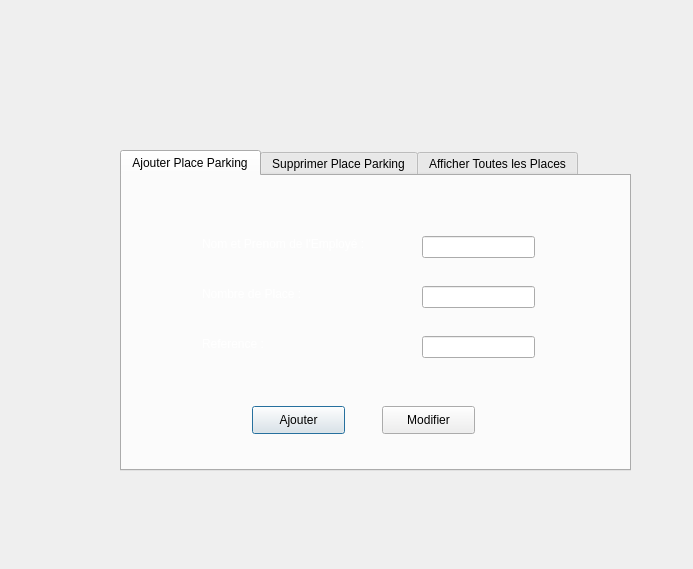
<?xml version="1.0" encoding="UTF-8"?>
<ui version="4.0">
 <class>parking</class>
 <widget class="QDialog" name="parking">
  <property name="geometry">
   <rect>
    <x>0</x>
    <y>0</y>
    <width>693</width>
    <height>569</height>
   </rect>
  </property>
  <property name="windowTitle">
   <string>Dialog</string>
  </property>
  <widget class="QLabel" name="label">
   <property name="geometry">
    <rect>
     <x>0</x>
     <y>0</y>
     <width>701</width>
     <height>571</height>
    </rect>
   </property>
   <property name="styleSheet">
    <string notr="true">border-image: url(:/image/image/smart-parking-man-user-with-smartphone-touch-screen-control-car-driving-park_33099-165.jpg);</string>
   </property>
   <property name="text">
    <string/>
   </property>
  </widget>
  <widget class="QTabWidget" name="tabWidget">
   <property name="geometry">
    <rect>
     <x>120</x>
     <y>150</y>
     <width>511</width>
     <height>321</height>
    </rect>
   </property>
   <property name="styleSheet">
    <string notr="true"/>
   </property>
   <property name="currentIndex">
    <number>0</number>
   </property>
   <widget class="QWidget" name="tab">
    <attribute name="title">
     <string>Ajouter Place Parking</string>
    </attribute>
    <widget class="QLabel" name="label_2">
     <property name="geometry">
      <rect>
       <x>-5</x>
       <y>-5</y>
       <width>511</width>
       <height>301</height>
      </rect>
     </property>
     <property name="styleSheet">
      <string notr="true">border-image: url(:/image/image/parking-dentreprise-e1561984478242.jpg);</string>
     </property>
     <property name="text">
      <string/>
     </property>
    </widget>
    <widget class="QLabel" name="label_7">
     <property name="geometry">
      <rect>
       <x>80</x>
       <y>160</y>
       <width>181</width>
       <height>16</height>
      </rect>
     </property>
     <property name="text">
      <string>&lt;font color=white&gt; Reference :</string>
     </property>
    </widget>
    <widget class="QLabel" name="label_3">
     <property name="geometry">
      <rect>
       <x>80</x>
       <y>60</y>
       <width>181</width>
       <height>16</height>
      </rect>
     </property>
     <property name="text">
      <string>&lt;font color=white&gt; Nom et Prenom de l'Employé :</string>
     </property>
    </widget>
    <widget class="QLineEdit" name="nom_employe">
     <property name="geometry">
      <rect>
       <x>300</x>
       <y>60</y>
       <width>113</width>
       <height>22</height>
      </rect>
     </property>
    </widget>
    <widget class="QPushButton" name="park_ajout">
     <property name="geometry">
      <rect>
       <x>130</x>
       <y>230</y>
       <width>93</width>
       <height>28</height>
      </rect>
     </property>
     <property name="text">
      <string>Ajouter</string>
     </property>
    </widget>
    <widget class="QLabel" name="label_4">
     <property name="geometry">
      <rect>
       <x>80</x>
       <y>110</y>
       <width>121</width>
       <height>16</height>
      </rect>
     </property>
     <property name="text">
      <string>&lt;font color=white&gt; Nombre de Place :</string>
     </property>
    </widget>
    <widget class="QLineEdit" name="nbr_place">
     <property name="geometry">
      <rect>
       <x>300</x>
       <y>110</y>
       <width>113</width>
       <height>22</height>
      </rect>
     </property>
    </widget>
    <widget class="QLineEdit" name="reference">
     <property name="geometry">
      <rect>
       <x>300</x>
       <y>160</y>
       <width>113</width>
       <height>22</height>
      </rect>
     </property>
    </widget>
    <widget class="QPushButton" name="mod_park">
     <property name="geometry">
      <rect>
       <x>260</x>
       <y>230</y>
       <width>93</width>
       <height>28</height>
      </rect>
     </property>
     <property name="text">
      <string>Modifier</string>
     </property>
    </widget>
   </widget>
   <widget class="QWidget" name="tab_2">
    <attribute name="title">
     <string>Supprimer Place Parking</string>
    </attribute>
    <widget class="QLabel" name="label_6">
     <property name="geometry">
      <rect>
       <x>-5</x>
       <y>-5</y>
       <width>511</width>
       <height>301</height>
      </rect>
     </property>
     <property name="styleSheet">
      <string notr="true">border-image: url(:/image/image/parking-dentreprise-e1561984478242.jpg);</string>
     </property>
     <property name="text">
      <string/>
     </property>
    </widget>
    <widget class="QPushButton" name="supp_park">
     <property name="geometry">
      <rect>
       <x>210</x>
       <y>190</y>
       <width>93</width>
       <height>28</height>
      </rect>
     </property>
     <property name="text">
      <string>Continuer</string>
     </property>
    </widget>
    <widget class="QLabel" name="label_9">
     <property name="geometry">
      <rect>
       <x>60</x>
       <y>110</y>
       <width>251</width>
       <height>16</height>
      </rect>
     </property>
     <property name="text">
      <string>&lt;font color=white&gt;Donner le Numero de Place à Supprimer</string>
     </property>
    </widget>
    <widget class="QLineEdit" name="park_supp">
     <property name="geometry">
      <rect>
       <x>340</x>
       <y>110</y>
       <width>113</width>
       <height>22</height>
      </rect>
     </property>
    </widget>
   </widget>
   <widget class="QWidget" name="tab_4">
    <attribute name="title">
     <string>Afficher Toutes les Places</string>
    </attribute>
    <widget class="QLabel" name="label_10">
     <property name="geometry">
      <rect>
       <x>-5</x>
       <y>-5</y>
       <width>521</width>
       <height>301</height>
      </rect>
     </property>
     <property name="styleSheet">
      <string notr="true">border-image: url(:/image/image/parking-dentreprise-e1561984478242.jpg);</string>
     </property>
     <property name="text">
      <string/>
     </property>
    </widget>
    <widget class="QPushButton" name="pushButton_7">
     <property name="geometry">
      <rect>
       <x>340</x>
       <y>30</y>
       <width>93</width>
       <height>28</height>
      </rect>
     </property>
     <property name="text">
      <string>Tri</string>
     </property>
    </widget>
    <widget class="QTableView" name="tableView_parking">
     <property name="geometry">
      <rect>
       <x>50</x>
       <y>100</y>
       <width>391</width>
       <height>151</height>
      </rect>
     </property>
    </widget>
   </widget>
  </widget>
 </widget>
 <resources/>
 <connections/>
</ui>
